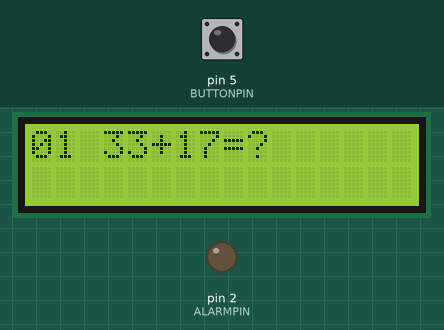
This sketch was run on a simulated Arduino Nano, built with avr-gcc and run on an emulated ATmega328P. On the bench: 16×2 character LCD, output pins drawn as LEDs (lit = HIGH). Dashed ring = blinking. Inputs (shaded band) come from the test bench; at power-on: pin 5 (BUTTONPIN) LOW. Random numbers use the default seed unless the sketch sets one.

Above: at 2.3 s.
2.4 s: pin 5 (BUTTONPIN) pulled HIGH for 0.15 s
At 3.4 s:
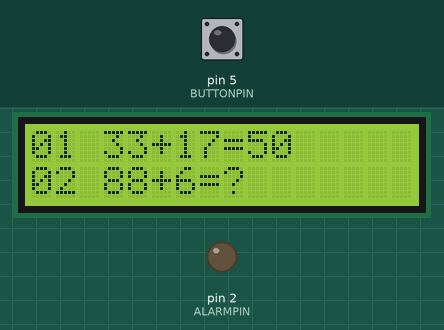
4.0 s: pin 5 (BUTTONPIN) pulled HIGH for 1 s
At 4.5 s:
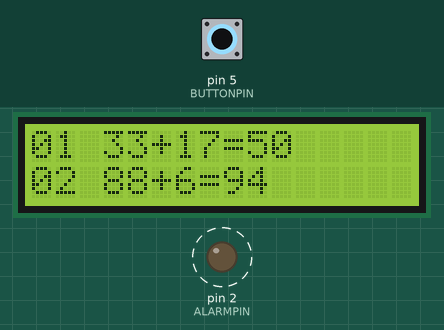
7.1 s: pin 5 (BUTTONPIN) pulled HIGH for 0.15 s
At 8.2 s:
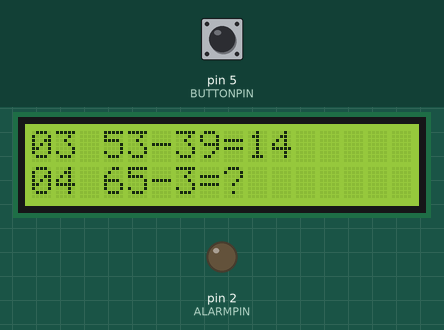
8.7 s: pin 5 (BUTTONPIN) pulled HIGH for 3.2 s
At 9.2 s:
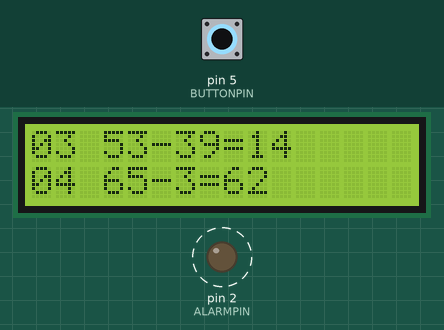
Timing chart, 0 to 11.9 s (numbered marks = the images above; inputs shaded):
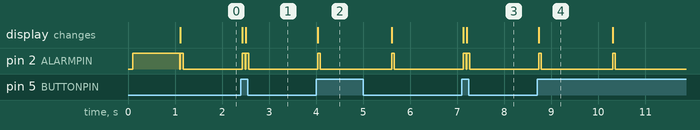

Measured:
- after the input at 2.4 s, pin 2 (ALARMPIN): alternates HIGH for 0.06 s and LOW for 0.01 s, 4 changes in all, then stays LOW, starting at once; the display: first changes at once (image 1 shows a later state)
- after the input at 4.0 s, pin 2 (ALARMPIN): alternates HIGH for 0.06 s and LOW for 1.5 s, starting at once; the display: changes at once (image 2)
- after the input at 7.1 s, pin 2 (ALARMPIN): alternates HIGH for 0.06 s and LOW for 0.01 s, 4 changes in all, then stays LOW, starting at once; the display: first changes at once (image 3 shows a later state)
- after the input at 8.7 s, pin 2 (ALARMPIN): alternates HIGH for 0.06 s and LOW for 1.5 s, 4 changes in all, then stays LOW, starting at once; the display: changes at once (image 4)
- what the display in image 4 shows lasts 1.6 s, from 8.7 s to 10.3 s

The sketch:

NANO-MathToyPlusMinus100-1602.ino
```cpp
#include <Wire.h>
#include <LiquidCrystal_I2C_Arduino.h>

#define BUTTONPIN  5
#define ALARMPIN 2
// Set the LCD address to 0x27 for a 16 chars and 2 line display
LiquidCrystal_I2C display(0x27, 16, 2);

int intCurrentStage = 0;
int intOperationType = 1;
int intFirstNumber = 1;
int intSecondNumber = 1;
int intResult1 = 0;
int intResult2 = 0;
int intResult1Position = 0;
int intResult2Position = 0;
int intQuestionCounter = 1;
int buttonState;             // the current reading from the input pin
int lastButtonState = LOW;   // the previous reading from the input pin

// the following variables are unsigned longs because the time, measured in
// milliseconds, will quickly become a bigger number than can be stored in an int.
unsigned long lastDebounceTime = 0;  // the last time the output pin was toggled
unsigned long debounceDelay = 30;    // the debounce time; increase if the output flickers

byte multiply[8] = {
  0b00000,
  0b10001,
  0b01010,
  0b00100,
  0b00100,
  0b01010,
  0b10001,
  0b00000
};

byte plus[8] = {
  0b00000,
  0b00100,
  0b00100,
  0b11111,
  0b00100,
  0b00100,
  0b00000,
  0b00000
};

byte minus[8] = {
  0b00000,
  0b00000,
  0b00000,
  0b11111,
  0b00000,
  0b00000,
  0b00000,
  0b00000
};

byte divide[8] = {
  0b00000,
  0b00100,
  0b00000,
  0b11111,
  0b00000,
  0b00100,
  0b00000,
  0b00000
};

void setup()
{
  Serial.begin(115200);
  pinMode(BUTTONPIN, INPUT);
  pinMode(ALARMPIN, OUTPUT);

  display.begin();
  display.backlight();
  display.createChar(0, plus);
  display.createChar(1, minus);
  display.clear();
  display.setCursor(3, 0);
  display.print("Plus-Minus");
  display.setCursor(4, 1);
  display.print("Practice");
  randomSeed(analogRead(0));
  digitalWrite(ALARMPIN, HIGH);
  delay(1000);
  digitalWrite(ALARMPIN, LOW);
}

void loop()
{
  if (intQuestionCounter > 50)
  {
    intQuestionCounter = 1;
  }
  if (intCurrentStage == 0)
  {
    intOperationType = random(1, 3);
    intFirstNumber = random(1, 100);
    intSecondNumber = random(1, 100);
    if (intOperationType == 1)
    {
      while ((intFirstNumber + intSecondNumber) > 100)
      {
        intFirstNumber = random(1, 100);
        intSecondNumber = random(1, 100);
      }
    }
    // NOTE: the two random() calls that used to follow here were a copy/paste
    // remnant: they re-rolled the pair AFTER the sum guard, so stage-1
    // questions could still exceed 100. Deleted - the guarded pair is kept.
    if (intFirstNumber < intSecondNumber)
    {
      int intTemp = intFirstNumber;
      intFirstNumber = intSecondNumber;
      intSecondNumber = intTemp;
    }
    intResult1Position = 3;
    if (intFirstNumber < 10)
    {
      intResult1Position = intResult1Position + 1;
    }
    else if (intFirstNumber < 100)
    {
      intResult1Position = intResult1Position + 2;
    }
    else if (intFirstNumber < 1000)
    {
      intResult1Position = intResult1Position + 3;
    }
    intResult1Position = intResult1Position + 1;

    if (intSecondNumber < 10)
    {
      intResult1Position = intResult1Position + 1;
    }
    else if (intSecondNumber < 100)
    {
      intResult1Position = intResult1Position + 2;
    }
    else if (intSecondNumber < 1000)
    {
      intResult1Position = intResult1Position + 3;
    }
    intResult1Position = intResult1Position + 1;
    display.clear();
    display.setCursor(0, 0);
    if (intQuestionCounter < 10)
    {
      display.print("0");
    }
    display.print(intQuestionCounter);
    intQuestionCounter++;
    display.setCursor(3, 0);
    display.print(intFirstNumber);
    if (intOperationType == 1)
    {
      display.write(0);
      intResult1 = intFirstNumber + intSecondNumber;
    }
    else
    {
      display.write(1);
      intResult1 = intFirstNumber - intSecondNumber;
    }
    display.print(intSecondNumber);
    display.write(61);
    display.print("?");
    shortBeep();
    intCurrentStage++;
  }
  else if (intCurrentStage == 2)
  {
    intOperationType = random(1, 3);
    intFirstNumber = random(1, 100);
    intSecondNumber = random(1, 100);
    if (intOperationType == 1)
    {
      while ((intFirstNumber + intSecondNumber) > 100)
      {
        intFirstNumber = random(1, 100);
        intSecondNumber = random(1, 100);
      }
    }
    if (intFirstNumber < intSecondNumber)
    {
      int intTemp = intFirstNumber;
      intFirstNumber = intSecondNumber;
      intSecondNumber = intTemp;
    }

    intResult2Position = 3;
    if (intFirstNumber < 10)
    {
      intResult2Position = intResult2Position + 1;
    }
    else if (intFirstNumber < 100)
    {
      intResult2Position = intResult2Position + 2;
    }
    else if (intFirstNumber < 1000)
    {
      intResult2Position = intResult2Position + 3;
    }
    intResult2Position = intResult2Position + 1;

    if (intSecondNumber < 10)
    {
      intResult2Position = intResult2Position + 1;
    }
    else if (intSecondNumber < 100)
    {
      intResult2Position = intResult2Position + 2;
    }
    else if (intSecondNumber < 1000)
    {
      intResult2Position = intResult2Position + 3;
    }
    intResult2Position = intResult2Position + 1;

    display.setCursor(0, 1);
    if (intQuestionCounter < 10)
    {
      display.print("0");
    }
    display.print(intQuestionCounter);
    intQuestionCounter++;
    display.setCursor(3, 1);
    display.print(intFirstNumber);
    if (intOperationType == 1)
    {
      display.write(0);
      intResult2 = intFirstNumber + intSecondNumber;
    }
    else
    {
      display.write(1);
      intResult2 = intFirstNumber - intSecondNumber;
    }
    display.print(intSecondNumber);
    display.write(61);
    display.print("?");
    shortBeep();
    intCurrentStage++;
  }

  int reading = digitalRead(BUTTONPIN);
  if (reading != lastButtonState) {
    lastDebounceTime = millis();
  }

  if ((millis() - lastDebounceTime) > debounceDelay)
  {
    if (reading != buttonState)
    {
      buttonState = reading;
      if (buttonState == HIGH)
      {
        if (intCurrentStage == 1)
        {
          display.setCursor(intResult1Position, 0);
          display.print(intResult1);
          shortBeep();
          intCurrentStage++;
        }
        else if (intCurrentStage == 3)
        {
          display.setCursor(intResult2Position, 1);
          display.print(intResult2);
          shortBeep();
          delay(1500);
          intCurrentStage = 0;
        }
      }
    }
  }
  lastButtonState = reading;
}

void shortBeep() {
  digitalWrite(ALARMPIN, HIGH);
  delay(60);
  digitalWrite(ALARMPIN, LOW);
}
```
